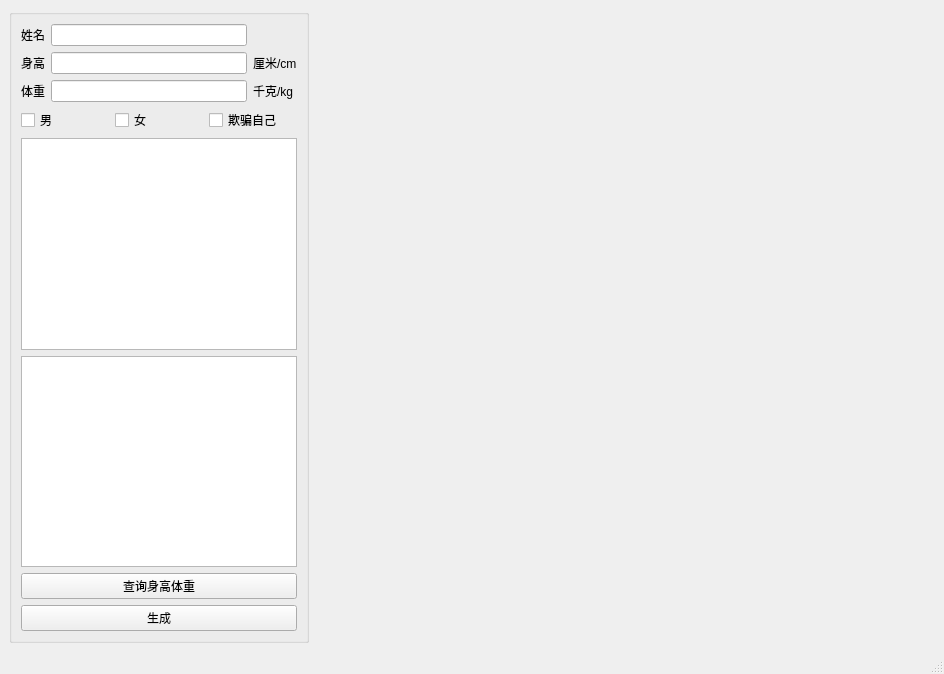
<?xml version="1.0" encoding="UTF-8"?>
<ui version="4.0">
 <class>MainWindow</class>
 <widget class="QMainWindow" name="MainWindow">
  <property name="geometry">
   <rect>
    <x>0</x>
    <y>0</y>
    <width>944</width>
    <height>674</height>
   </rect>
  </property>
  <property name="windowTitle">
   <string>MainWindow</string>
  </property>
  <widget class="QWidget" name="centralwidget">
   <layout class="QGridLayout" name="gridLayout_3">
    <item row="0" column="0">
     <widget class="QGroupBox" name="groupBox">
      <property name="minimumSize">
       <size>
        <width>300</width>
        <height>300</height>
       </size>
      </property>
      <property name="maximumSize">
       <size>
        <width>300</width>
        <height>16777215</height>
       </size>
      </property>
      <property name="title">
       <string/>
      </property>
      <layout class="QGridLayout" name="gridLayout_2">
       <item row="0" column="0">
        <layout class="QVBoxLayout" name="verticalLayout">
         <item>
          <layout class="QGridLayout" name="gridLayout">
           <item row="0" column="0">
            <widget class="QLabel" name="label">
             <property name="text">
              <string>姓名</string>
             </property>
            </widget>
           </item>
           <item row="0" column="1">
            <widget class="QLineEdit" name="lineEdit"/>
           </item>
           <item row="1" column="0">
            <widget class="QLabel" name="label_2">
             <property name="text">
              <string>身高</string>
             </property>
            </widget>
           </item>
           <item row="1" column="1">
            <widget class="QLineEdit" name="lineEdit_2"/>
           </item>
           <item row="1" column="2">
            <widget class="QLabel" name="label_6">
             <property name="text">
              <string>厘米/cm</string>
             </property>
            </widget>
           </item>
           <item row="2" column="0">
            <widget class="QLabel" name="label_3">
             <property name="text">
              <string>体重</string>
             </property>
            </widget>
           </item>
           <item row="2" column="1">
            <widget class="QLineEdit" name="lineEdit_3"/>
           </item>
           <item row="2" column="2">
            <widget class="QLabel" name="label_5">
             <property name="text">
              <string>千克/kg</string>
             </property>
            </widget>
           </item>
          </layout>
         </item>
         <item>
          <layout class="QHBoxLayout" name="horizontalLayout">
           <item>
            <widget class="QCheckBox" name="checkBox_2">
             <property name="text">
              <string>男</string>
             </property>
            </widget>
           </item>
           <item>
            <widget class="QCheckBox" name="checkBox_3">
             <property name="text">
              <string>女</string>
             </property>
            </widget>
           </item>
           <item>
            <widget class="QCheckBox" name="checkBox">
             <property name="text">
              <string>欺骗自己</string>
             </property>
            </widget>
           </item>
          </layout>
         </item>
         <item>
          <widget class="QTableWidget" name="tableWidget"/>
         </item>
         <item>
          <widget class="QListWidget" name="listWidget"/>
         </item>
         <item>
          <widget class="QPushButton" name="pushButton">
           <property name="text">
            <string>查询身高体重</string>
           </property>
          </widget>
         </item>
         <item>
          <widget class="QPushButton" name="pushButton_2">
           <property name="text">
            <string>生成</string>
           </property>
          </widget>
         </item>
        </layout>
       </item>
      </layout>
     </widget>
    </item>
    <item row="0" column="1">
     <widget class="QLabel" name="label_4">
      <property name="minimumSize">
       <size>
        <width>300</width>
        <height>300</height>
       </size>
      </property>
      <property name="text">
       <string/>
      </property>
      <property name="alignment">
       <set>Qt::AlignCenter</set>
      </property>
     </widget>
    </item>
   </layout>
  </widget>
  <widget class="QMenuBar" name="menubar">
   <property name="geometry">
    <rect>
     <x>0</x>
     <y>0</y>
     <width>944</width>
     <height>25</height>
    </rect>
   </property>
  </widget>
  <widget class="QStatusBar" name="statusbar"/>
 </widget>
 <resources/>
 <connections/>
</ui>
